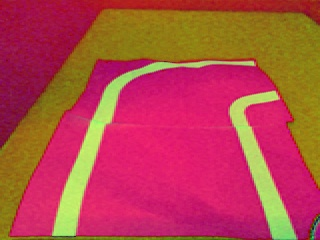
#> input picture Lane/HSV.jpg, 320 x 240 px, given in place of the camera
$ python main.py
#> lines starting #> are read from the running program, lines starting #| are printed output that depends on the picture; after the words box and inside, x2 and y2 are one past the last pixel; in counts of white or black regions, pixels touching at a corner belong together
import cv2
import numpy as np
import math

def convert_to_HSV(frame):
    hsv = cv2.cvtColor(frame, cv2.COLOR_BGR2HSV)
    return hsv

def detect_edges(hsv):
    lower_blue = np.array([90, 120, 0], dtype = "uint8") # lower limit of blue color
    upper_blue = np.array([150, 255, 255], dtype="uint8") # upper limit of blue color
    mask = cv2.inRange(hsv,lower_blue,upper_blue) # this mask will filter out everything but blue

    # detect edges
    edges = cv2.Canny(mask, 50, 100)
    return edges

def region_of_interest(edges):
    height, width = edges.shape # extract the height and width of the edges frame
    mask = np.zeros_like(edges) # make an empty matrix with same dimensions of the edges frame

    # only focus lower half of the screen
    # specify the coordinates of 4 points (lower left, upper left, upper right, lower right)
    polygon = np.array([[
        (0, height),
        (0,  height/2),
        (width , height/2),
        (width , height),
    ]], np.int32)

    cv2.fillPoly(mask, polygon, 255) # fill the polygon with blue color
    cropped_edges = cv2.bitwise_and(edges, mask)
    return cropped_edges

def detect_line_segments(cropped_edges):
    rho = 1
    theta = np.pi / 180
    min_threshold = 10
    line_segments = cv2.HoughLinesP(cropped_edges, rho, theta, min_threshold,
                                    np.array([]), minLineLength=5, maxLineGap=0)
    return line_segments

def make_points(frame, line):
    height, width, _ = frame.shape
    slope, intercept = line
    y1 = height  # bottom of the frame
    y2 = int(y1 / 2)  # make points from middle of the frame down

    if slope == 0:
        slope = 0.1

    x1 = int((y1 - intercept) / slope)
    x2 = int((y2 - intercept) / slope)

    return [[x1, y1, x2, y2]]

def average_slope_intercept(frame, line_segments):
    lane_lines = []

    if line_segments is None:
        print("no line segment detected")
        return lane_lines

    height, width,_ = frame.shape
    left_fit = []
    right_fit = []
    boundary = 1/3

    left_region_boundary = width * (1 - boundary)
    right_region_boundary = width * boundary

    for line_segment in line_segments:
        for x1, y1, x2, y2 in line_segment:

            if x1 == x2:
                print("skipping vertical lines (slope = infinity)")
                continue

            fit = np.polyfit((x1, x2), (y1, y2), 1)
            slope = (y2 - y1) / (x2 - x1)
            intercept = y1 - (slope * x1)

            if slope < 0:
                if x1 < left_region_boundary and x2 < left_region_boundary:
                    left_fit.append((slope, intercept))
            else:
                if x1 > right_region_boundary and x2 > right_region_boundary:
                    right_fit.append((slope, intercept))

    left_fit_average = np.average(left_fit, axis=0)
    if len(left_fit) > 0:
        lane_lines.append(make_points(frame, left_fit_average))

    right_fit_average = np.average(right_fit, axis=0)
    if len(right_fit) > 0:
        lane_lines.append(make_points(frame, right_fit_average))

    # lane_lines is a 2-D array consisting the coordinates of the right and left lane lines
    # for example: lane_lines = [[x1,y1,x2,y2],[x1,y1,x2,y2]]
    # where the left array is for left lane and the right array is for right lane
    # all coordinate points are in pixels
    return lane_lines

def display_lines(frame, lines, line_color=(0, 255, 0), line_width=6): # line color (B,G,R)
    line_image = np.zeros_like(frame)

    if lines is not None:
        for line in lines:
            for x1, y1, x2, y2 in line:
                cv2.line(line_image, (x1, y1), (x2, y2), line_color, line_width)

    line_image = cv2.addWeighted(frame, 0.8, line_image, 1, 1)
    return line_image

def get_steering_angle(frame, lane_lines):
    height, width, _ = frame.shape

    if len(lane_lines) == 2: # if two lane lines are detected
        _, _, left_x2, _ = lane_lines[0][0] # extract left x2 from lane_lines array
        _, _, right_x2, _ = lane_lines[1][0] # extract right x2 from lane_lines array
        mid = int(width / 2)
        x_offset = (left_x2 + right_x2) / 2 - mid
        y_offset = int(height / 2)

    elif len(lane_lines) == 1: # if only one line is detected
        x1, _, x2, _ = lane_lines[0][0]
        x_offset = x2 - x1
        y_offset = int(height / 2)

    elif len(lane_lines) == 0: # if no line is detected
        x_offset = 0
        y_offset = int(height / 2)

    angle_to_mid_radian = math.atan(x_offset / y_offset)
    angle_to_mid_deg = int(angle_to_mid_radian * 180.0 / math.pi)
    steering_angle = angle_to_mid_deg + 90

    return steering_angle

def display_heading_line(frame, steering_angle, line_color=(0, 0, 255), line_width=5 ):

    heading_image = np.zeros_like(frame)
    height, width, _ = frame.shape

    steering_angle_radian = steering_angle / 180.0 * math.pi
    x1 = int(width / 2)
    y1 = height
    x2 = int(x1 - height / 2 / math.tan(steering_angle_radian))
    y2 = int(height / 2)

    cv2.line(heading_image, (x1, y1), (x2, y2), line_color, line_width)

    heading_image = cv2.addWeighted(frame, 0.8, heading_image, 1, 1)

    return heading_image

def laneTracking(capture) :
    while True:
        ret,frame = capture.read()
#> frame is the input picture: shape (240, 320, 3); mean B, G, R 74.2, 70.2, 180.5
        frame = cv2.flip(frame, -1)
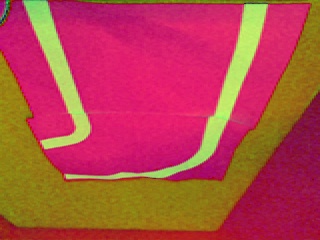
#> frame: shape (240, 320, 3); mean B, G, R 74.2, 70.2, 180.5

        #Calling the functions
        hsv = convert_to_HSV(frame)
#> in convert_to_HSV, `hsv = cv2.cvtColor(frame, cv2.COLOR_BGR2HSV)`: hsv: shape (240, 320, 3); mean H, S, V 109.3, 210.3, 183.9
        edges = detect_edges(hsv)
#> in detect_edges, `mask = cv2.inRange(hsv,lower_blue,upper_blue)`:
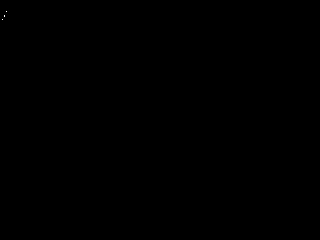
#> mask: shape (240, 320); 0.01% white in thin lines or dots, all inside (x1, y1, x2, y2) = (2, 11, 7, 20)
#> in detect_edges, `edges = cv2.Canny(mask, 50, 100)`: edges: shape (240, 320); 0.03% white in thin lines or dots, all inside (x1, y1, x2, y2) = (1, 10, 8, 21)
        roi = region_of_interest(edges)
#> in region_of_interest, `cv2.fillPoly(mask, polygon, 255)`:
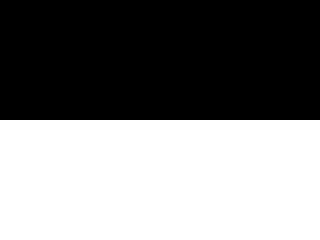
#> mask: shape (240, 320); 50% white; 1 white region, box (x1, y1, x2, y2) and area: (0, 120, 320, 240) 38400
#> in region_of_interest, `cropped_edges = cv2.bitwise_and(edges, mask)`: cropped_edges: shape (240, 320); every value is 0
        line_segments = detect_line_segments(roi)
#> in detect_line_segments, `line_segments = cv2.HoughLinesP(cropped_edges, rho, theta, min_thresho..`: line_segments = None
        lane_lines = average_slope_intercept(frame,line_segments)
#> lane_lines = []
        lane_lines_image = display_lines(frame,lane_lines)
#> after the loop in display_lines, `for line in lines:`: line_image: shape (240, 320, 3); every value is 0
#> in display_lines, `line_image = cv2.addWeighted(frame, 0.8, line_image, 1, 1)`:
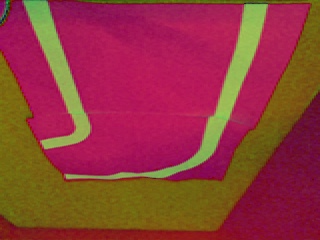
#> line_image: shape (240, 320, 3); mean B, G, R 60.4, 57.2, 145.4
        steering_angle = get_steering_angle(frame, lane_lines)
#> steering_angle = 90
        print('angle :', steering_angle)
#| angle : 90
        heading_image = display_heading_line(lane_lines_image,steering_angle)
#> in display_heading_line, `steering_angle_radian = steering_angle / 180.0 * math.pi`: steering_angle_radian = 1.57
#> in display_heading_line, `x2 = int(x1 - height / 2 / math.tan(steering_angle_radian))`: x2 = 160
#> in display_heading_line, `heading_image = cv2.addWeighted(frame, 0.8, heading_image, 1, 1)`:
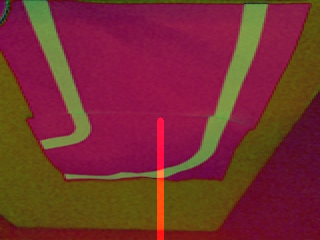
#> heading_image: shape (240, 320, 3); mean B, G, R 49.3, 46.7, 118.9

        cv2.imshow('final',heading_image)
        key = cv2.waitKey(1)
#> (key Esc is pressed here)
        if key == 27:
            break

if __name__ == '__main__' :
    video = cv2.VideoCapture(0)

    if video.isOpened() :
        laneTracking(video)
    else :
        print('NoVideo')

    video.release()
    cv2.destroyAllWindows()
